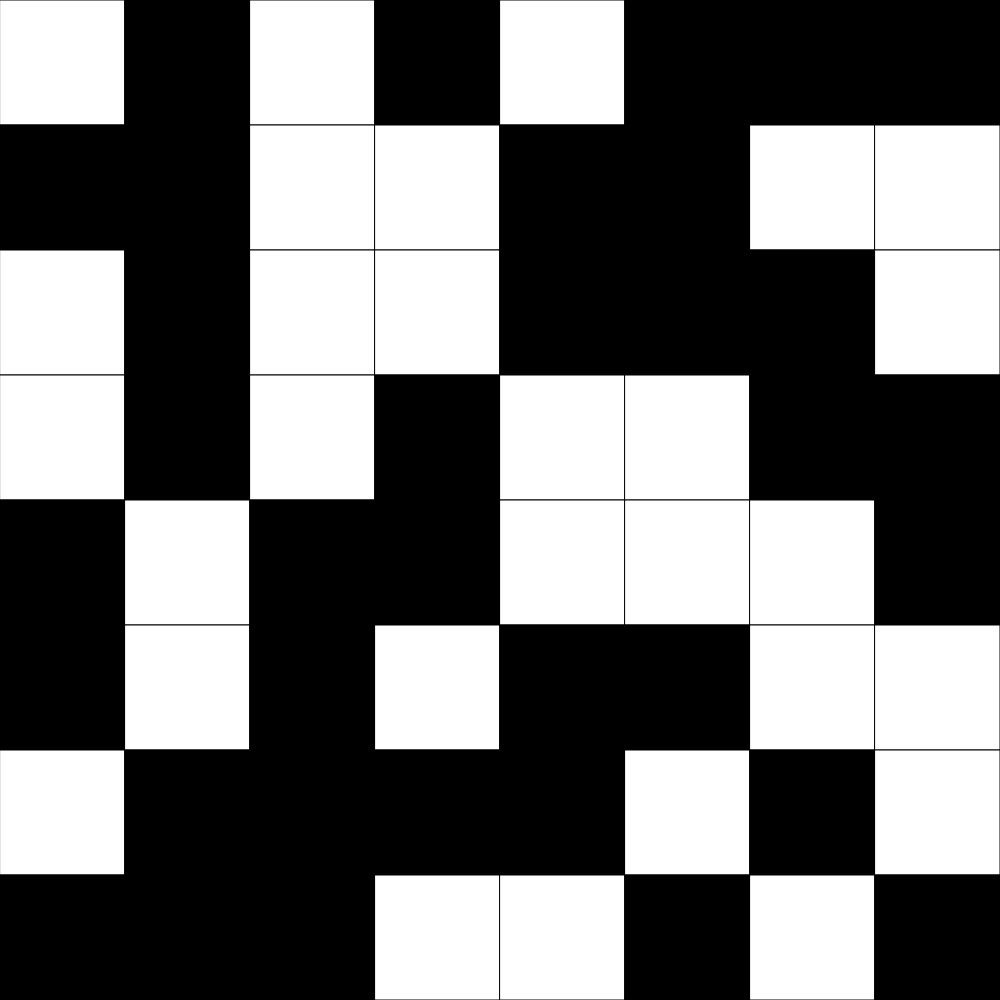
Frame 1 (no input)
Frame 60 (no input): identical to frame 1, image omitted
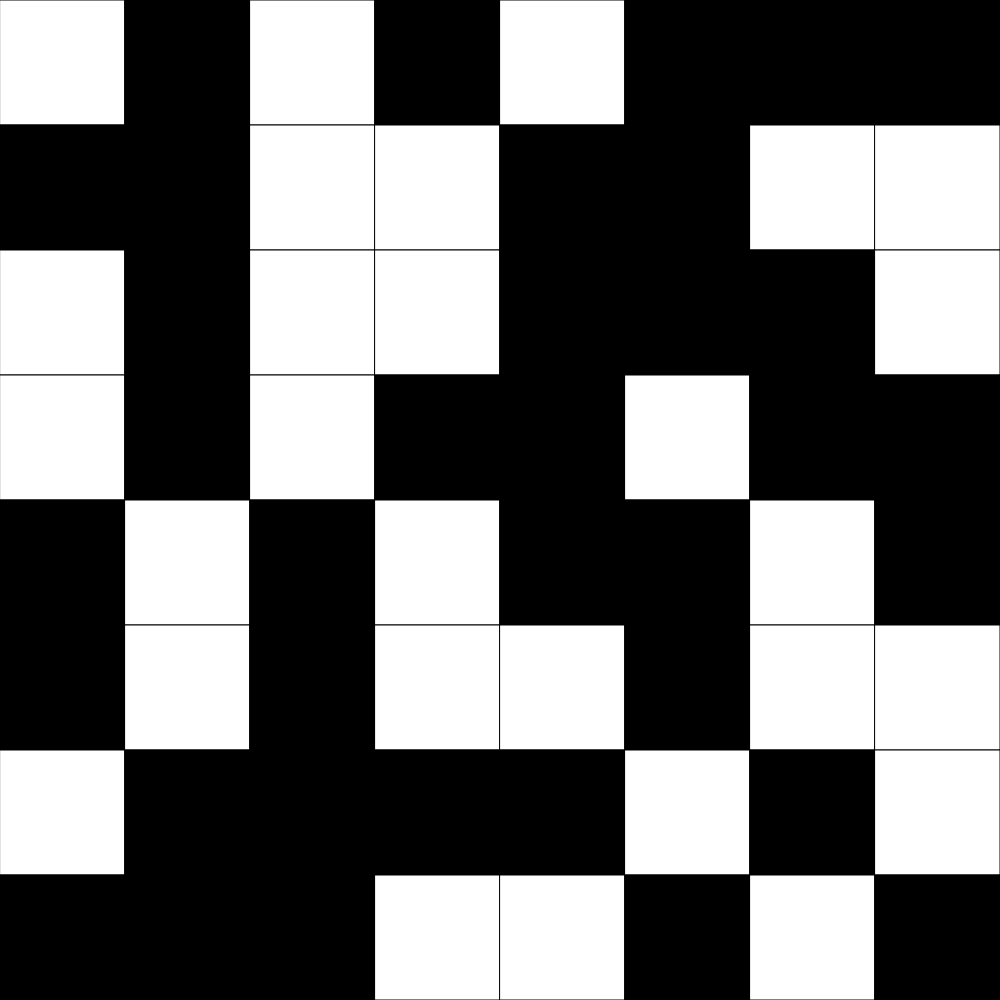
Frame 120 (the mouse pressed at the canvas centre since frame 60)

The p5.js sketch that drew these frames (run headless with seeded random() and noise() and a simulated clock; from frame 60 on, the mouse is pressed at the canvas centre):

// p5.js sketch
// ── sketch.js
// two dimensional array demo
//10/22/2024

let grid;

let cellSize;

const GRID_SIZE = 8;

function setup() {
  if(windowWidth < windowHeight) {
    createCanvas(windowWidth, windowWidth);
  }
  else {
    createCanvas(windowHeight, windowHeight);
  }
  cellSize = height/GRID_SIZE;
  grid = generateRandomGrid(GRID_SIZE, GRID_SIZE);
}

function draw() {
  background(220);
  displayGrid();
}

function generateRandomGrid(cols, rows) {
  let newGrid = [];
  for (let y = 0; y < rows; y++) {
    newGrid.push([]);
    for (let x = 0; x < cols; x++) {
      //randomizer
      if (random(100) < 50) {
        newGrid[y].push(1);
      }
      else {
        newGrid[y].push(0);
      }
    }
  }
  return newGrid;
}

function generateEmptyGrid(cols, rows) {
  let newGrid = [];
  for (let y = 0; y < rows; y++) {
    newGrid.push([]);
    for (let x = 0; x < cols; x++) {
      newGrid[y].push(0);
    }
  }
  return newGrid;
}

function keyPressed() {
  if (key === "r") {
    grid = generateRandomGrid(GRID_SIZE, GRID_SIZE);
  }
  if (key === "e") {
    grid = generateEmptyGrid(GRID_SIZE, GRID_SIZE);
  }
}

function displayGrid() {
  for (let y = 0; y < GRID_SIZE; y++) {
    for (let x = 0; x < GRID_SIZE; x++) {
      if (grid[y][x] === 1) {
        fill("black");
      }
      if (grid[y][x] === 0) {
        fill("white");
      }
      square(x * cellSize, y * cellSize, cellSize);
    }
  }
}

// function mousePressed() {
//   // console.log('x:', Math.ceil(mouseX/cellSize))
//   // console.log('y:', Math.ceil(mouseY/cellSize))
//   let xCor = Math.ceil(mouseX/cellSize)-1;
//   let yCor = Math.ceil(mouseY/cellSize)-1;
//   for (let y = 0; y < GRID_SIZE; y++) {
//     for (let x = 0; x < GRID_SIZE; x++) {
//       if (grid[y][x] === 0 && yCor === y && xCor === x) {
//         grid[y][x] = 1;
//       }
//       else if (grid[y][x] === 1 && yCor === y && xCor === x) {
//         grid[y][x] = 0;
//       }
//     }
//   }
// }

function mousePressed() {
  let x = Math.floor(mouseX/cellSize);
  let y = Math.floor(mouseY/cellSize);

  //toggle self
  toggleCell(x, y);

  //toggle neighbours
  toggleCell(x - 1, y);
  toggleCell(x + 1, y);
  toggleCell(x, y - 1);
  toggleCell(x, y + 1);
}

function toggleCell(x, y) {
  //make sure the cell you're toggling is in the grid
  if (x >= 0 && x < GRID_SIZE && y >= 0 && y < GRID_SIZE) {
    if (grid[y][x] === 0) {
      grid[y][x] = 1;
    }
    else {
      grid[y][x] = 0;
    }
  }
}
